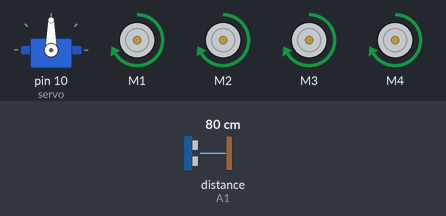
The sketch below on a simulated Arduino Uno, built with avr-gcc and run on an emulated ATmega328P. Parts: servo, 4 × DC motor (green arrow = forward, orange = backward, longer = faster). The test bench sets the inputs (shaded band); at power-on: distance to the obstacle (sensor on A1) 80 cm. The echo pulse lasts 58.3 µs per cm.

Above: at 2.2 s.
2.3 s: distance to the obstacle (sensor on A1) set to 50 cm
3.8 s: distance to the obstacle (sensor on A1) set to 42 cm
At 5.5 s:
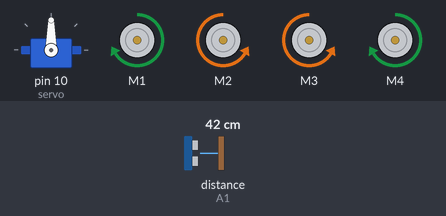
6.8 s: distance to the obstacle (sensor on A1) set to 60 cm
At 7.5 s:
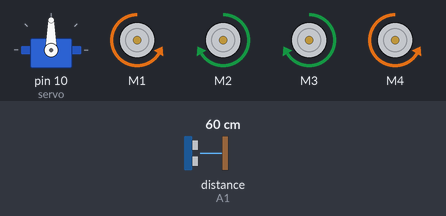
9.2 s: distance to the obstacle (sensor on A1) set to 2 cm
At 9.6 s:
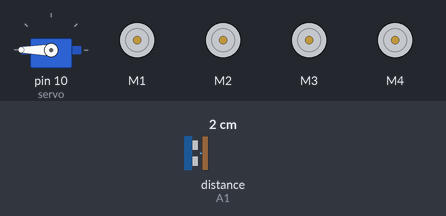
12.2 s: distance to the obstacle (sensor on A1) set to 120 cm
At 13.4 s:
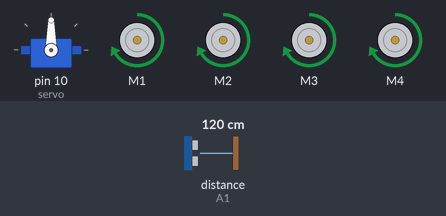
Timing chart, 0 to 15.2 s (numbered marks = the images above; inputs shaded):
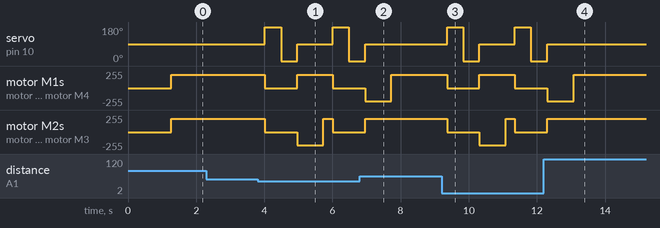

The sketch:

obstacle-avoiding-car.ino
```cpp
#include <AFMotor.h>
#include <NewPing.h>
#include <Servo.h>

// ultrasonic
#define triggerPin A0
#define echoPin A1
#define maxDistance 200
#define collisionDistance 45
NewPing sonar(triggerPin, echoPin, maxDistance);
int currentDistance = 0;
int leftDistance = 0;
int rightDistance = 0;

// DC Motor
AF_DCMotor motor1(1);
AF_DCMotor motor2(2);
AF_DCMotor motor3(3);
AF_DCMotor motor4(4);

// servo
Servo servo;

void moveForward()
{
    motor1.run(FORWARD);
    motor2.run(FORWARD);
    motor3.run(FORWARD);
    motor4.run(FORWARD);
}
void moveBackward()
{
    motor1.run(BACKWARD);
    motor2.run(BACKWARD);
    motor3.run(BACKWARD);
    motor4.run(BACKWARD);
}
void turnLeft()
{
    motor1.run(FORWARD);
    motor2.run(BACKWARD);
    motor3.run(BACKWARD);
    motor4.run(FORWARD);
    delay(770);
}
void turnRight()
{
    motor1.run(BACKWARD);
    motor2.run(FORWARD);
    motor3.run(FORWARD);
    motor4.run(BACKWARD);
    delay(770);
}

void turnAround()
{
    motor1.run(BACKWARD);
    motor2.run(FORWARD);
    motor3.run(FORWARD);
    motor4.run(BACKWARD);
    delay(1600);
}

void releaseMotors()
{

    motor1.run(RELEASE);
    motor2.run(RELEASE);
    motor3.run(RELEASE);
    motor4.run(RELEASE);
}

void setMotorSpeed(int maxSpeed)
{

    motor1.setSpeed(maxSpeed);
    motor2.setSpeed(maxSpeed);
    motor3.setSpeed(maxSpeed);
    motor4.setSpeed(maxSpeed);
}

// distance function
int getDistance()
{
    delay(70);
    unsigned int uS = sonar.ping();
    int cm = uS / US_ROUNDTRIP_CM;
    return cm;
}

void changeDirection()
{
    releaseMotors();
    servo.write(180);
    delay(400);
    leftDistance = getDistance();
    servo.write(0);
    delay(400);
    rightDistance = getDistance();
    servo.write(90);
    compareDistance();
}

void compareDistance()
{
    if (leftDistance >= rightDistance)
    {
        turnLeft();
        moveForward();
    }
    else
    {
        turnRight();
        moveForward();
    }
}

void setup()
{
    servo.attach(10);
    setMotorSpeed(200);
    servo.write(90);
    delay(1000);
}

void loop()
{
    servo.write(90);
    delay(200);
    currentDistance = getDistance();
    if (currentDistance <= collisionDistance)
    {
        changeDirection();
        return;
    }

    moveForward();
}
```

Measured:
- the behaviour switches between 45 and 44 cm on distance to the obstacle (sensor on A1) (found by bisection; images 0 and 1)
- after the input at 2.3 s, every drawn part: stays the same
- after the input at 3.8 s, servo on pin 10 (servo): 90° → 180° after 0.22 s, → 0° 0.47 s later, → 90° 0.47 s later, → 180° 1.0 s later, … (5 changes in this stretch); motor M1: forward 200/255 → stopped after 0.22 s, → forward 200/255 0.95 s later, → stopped 1.0 s later
- after the input at 6.8 s, servo on pin 10 (servo): goes on until 7.0 s, then stays 90°
- after the input at 9.2 s, servo on pin 10 (servo): 90° → 180° after 0.17 s, → 0° 0.47 s later, → 90° 0.47 s later, → 180° 1.0 s later, … (5 changes in this stretch); motor M1: forward 200/255 → stopped after 0.17 s, → forward 200/255 0.94 s later, → stopped 1.0 s later
- after the input at 12.2 s, servo on pin 10 (servo): goes on until 12.3 s, then stays 90°
